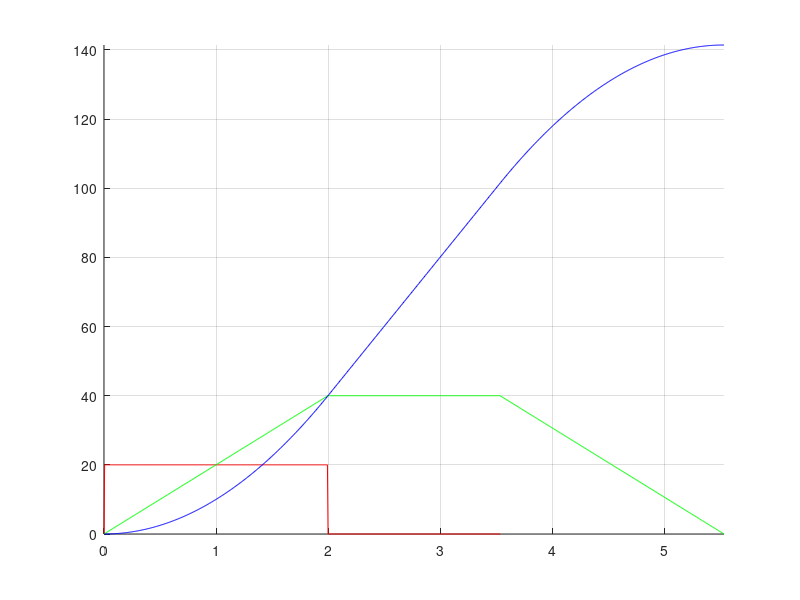
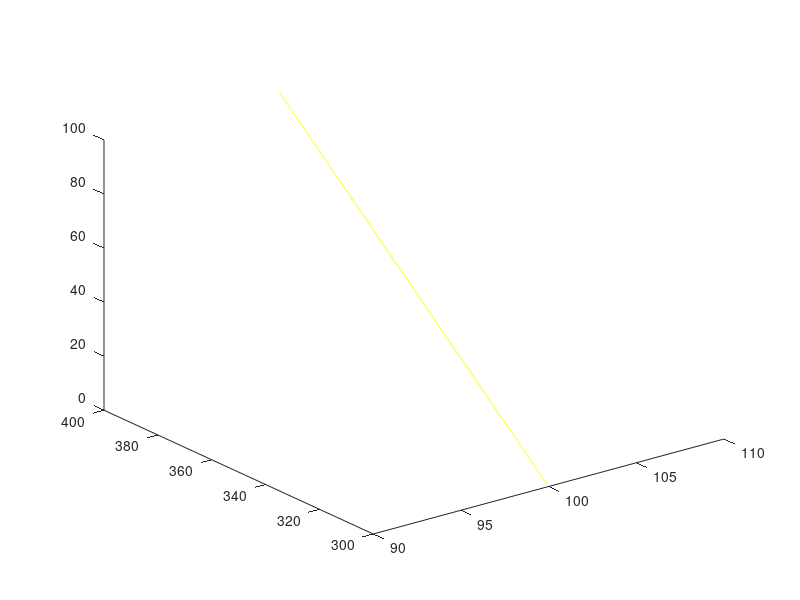

MATLAB code to generate these figures, in order:
cla reset

Start = [100;400;100]
End = [100;300;0]
u = [End(1) - Start(1); End(2) - Start(2); End(3) - Start(3)];

pmax = sqrt(u(1)^2 + u(2)^2 + u(3)^2);
vmax = 40;
amax = 20;

N = 1000;
a = zeros(N,1);
v = zeros(N,1);
p = zeros(N,1);


t1 = vmax/amax
t2 = pmax/vmax
t3 = t1+t2

X = [];
Y = [];
Z = [];

T = linspace(0,t3,N);
for i=2:N
    t = T(i)
    if (t <=  t1)
        a(i) = amax;
        v(i) = amax*t;
        p(i) = 1/2*amax*t^2;
    elseif (t > t1 && t <= t2)
        t = t - t1;
        a(i) = 0;
        v(i) = vmax;
        p(i) = 1/2*amax*t1^2 + vmax*t;
    elseif (t > t2 && t <= t3)
        t = t - t2;
        a(i) = -amax;
        v(i) = vmax - amax*t;
        p(i) = 1/2*amax*t1^2 + vmax*(t2-t1) + vmax*t - 1/2*amax*t^2;
    end
    
    x = Start(1) + u(1)*p(i)/pmax;
    y = Start(2) + u(2)*p(i)/pmax;
    z = Start(3) + u(3)*p(i)/pmax; 
    
    X(end+1) = x;
    Y(end+1) = y;
    Z(end+1) = z;
        
end


hold on;
grid on;

xlim([0 t3]);
ylim([0, pmax]);
plot(T,a,'r');
plot(T,v,'g');
plot(T,p,'b');

figure();
plot3(X,Y,Z,'y-');

